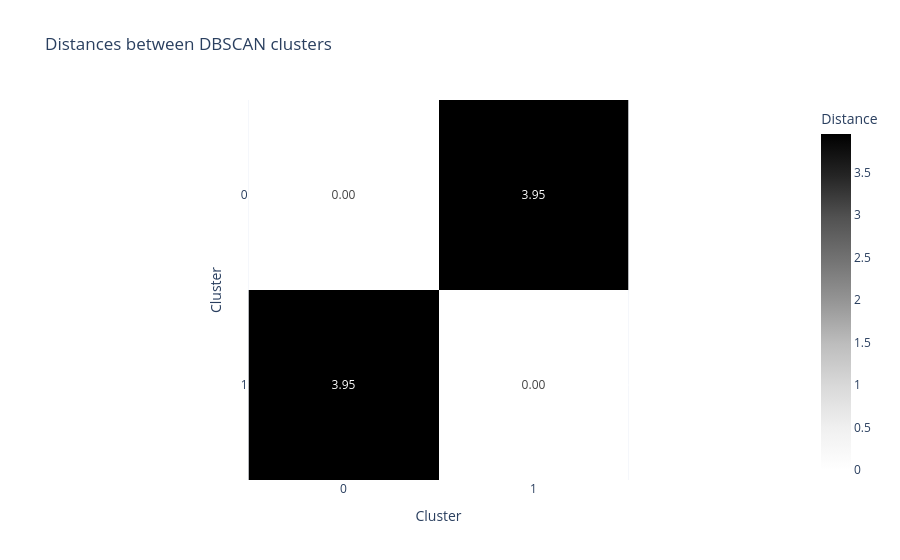

This figure's notebook cell:
### Code cell
distances_plot = kairo.plot_dbscan_distances(state_distances)
distances_plot.show()

### Figure 1 — Plotly figure (JSON) as saved in the notebook; plotly's stock layout.template omitted (floating-point values rounded to 4 significant figures)
{"data": [{"coloraxis": "coloraxis", "hovertemplate": "Cluster: %{x}<br>Cluster: %{y}<br>Distance: %{z}<extra></extra>", "name": "0", "texttemplate": "%{z:.2f}", "type": "heatmap", "x": ["0", "1"], "xaxis": "x", "y": ["0", "1"], "yaxis": "y", "z": [[0.0, 3.951], [3.951, 0.0]]}], "layout": {"coloraxis": {"colorbar": {"title": {"text": "Distance"}}, "colorscale": [[0, "rgb(255,255,255)"], [0.125, "rgb(240,240,240)"], [0.25, "rgb(217,217,217)"], [0.375, "rgb(189,189,189)"], [0.5, "rgb(150,150,150)"], [0.625, "rgb(115,115,115)"], [0.75, "rgb(82,82,82)"], [0.875, "rgb(37,37,37)"], [1, "rgb(0,0,0)"]]}, "title": {"text": "Distances between DBSCAN clusters"}, "xaxis": {"anchor": "y", "constrain": "domain", "domain": [0, 1], "scaleanchor": "y", "title": {"text": "Cluster"}}, "yaxis": {"anchor": "x", "autorange": "reversed", "constrain": "domain", "domain": [0, 1], "title": {"text": "Cluster"}}}}
